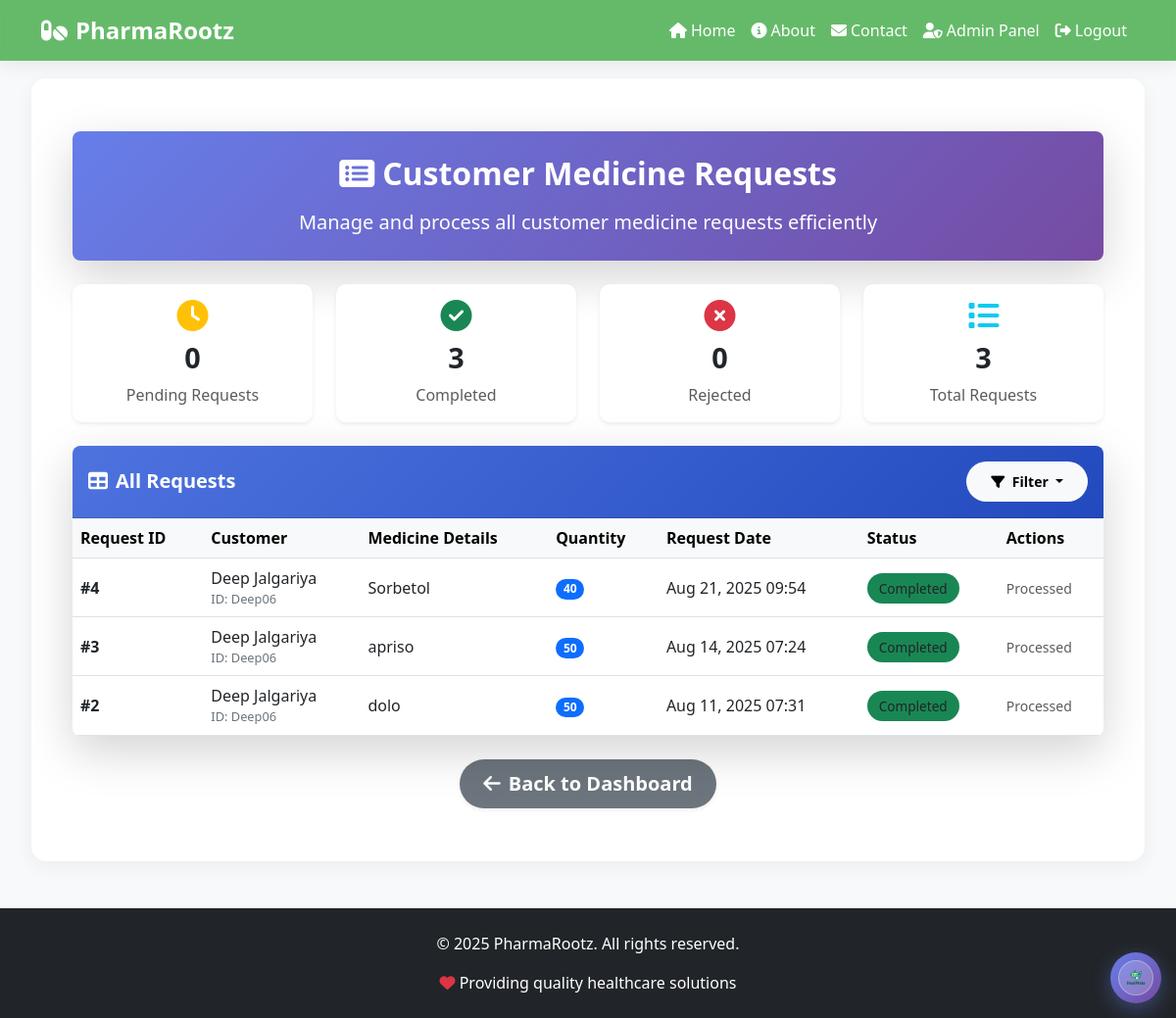
The app's page /store-admin/check-requests/ (signed in) with its own data.
### pharmacy_app/models.py (models this page shows, shortened)
class RequestList(models.Model):
    STATUS_CHOICES = [
        ('Pending', 'Pending'),
        ('Completed', 'Completed'),
        ('Rejected', 'Rejected'),
    ]
    c_id = models.ForeignKey(Customer, on_delete=models.CASCADE)
    med_name = models.CharField(max_length=100)
    med_quan = models.IntegerField()
    status = models.CharField(max_length=20, choices=STATUS_CHOICES, default='Pending')
    request_date = models.DateTimeField(auto_now_add=True)

class Customer(models.Model):
    GENDER_CHOICES = [
        ('M', 'Male'),
        ('F', 'Female'),
        ('O', 'Other'),
    ]
    cust_id = models.CharField(max_length=20, unique=True, primary_key=True)
    user = models.OneToOneField(User, on_delete=models.CASCADE, null=True, blank=True)
    c_fname = models.CharField(max_length=50)
    c_lname = models.CharField(max_length=50)
    c_gender = models.CharField(max_length=1, choices=GENDER_CHOICES)
    c_birthdate = models.DateField()
    c_phone_no = models.CharField(max_length=15)
    c_email = models.EmailField(unique=True)
    customer_pass = models.CharField(max_length=128)
    c_address = models.TextField()
    created_at = models.DateTimeField(auto_now_add=True)

### pharmacy_app/views.py (the view, shortened to what this page needs)
# urls.py: path('store-admin/check-requests/', views.check_requests, name='check_requests'),
@login_required
def check_requests(request):
    if 'admin_id' not in request.session or request.session.get('user_type') != 'admin':
        messages.error(request, 'Please login as admin to access this page.')
        return redirect('admin_login')
    requests = RequestList.objects.all().order_by('-request_date')
    pending_count = RequestList.objects.filter(status='Pending').count()
    completed_count = RequestList.objects.filter(status='Completed').count()
    rejected_count = RequestList.objects.filter(status='Rejected').count()
    total_count = RequestList.objects.count()
    context = {
        'requests': requests,
        'pending_count': pending_count,
        'completed_count': completed_count,
        'rejected_count': rejected_count,
        'total_count': total_count,
        'user_type': request.session.get('user_type'),
    }
    return render(request, 'pharmacy_app/check_requests.html', context)

### pharmacy_app/views.py (called while the page is built)
def login_required(view_func):
    @wraps(view_func)
    def wrapper(request, *args, **kwargs):
        if 'customer_id' in request.session or 'admin_id' in request.session:
            return view_func(request, *args, **kwargs)
        else:
            messages.error(request, 'Please login to access this page.')
            return redirect('home')
    return wrapper

### templates/pharmacy_app/check_requests.html (shortened to what this page needs)
{% extends 'base.html' %}
{% block content %}
<div class="container-fluid py-4">
    <div class="row mb-4">
        <div class="col-12">
            <div class="card text-white shadow-lg rounded-3" style="background: linear-gradient(135deg, #667eea, #764ba2);">
                <div class="card-body text-center py-4">
                    <h2 class="card-title fw-bold mb-3">
                        <i class="fas fa-list-alt me-2"></i>Customer Medicine Requests
                    </h2>
                    <p class="card-text mb-0 fs-5">Manage and process all customer medicine requests efficiently</p>
                </div>
            </div>
        </div>
    </div>
    <div class="row g-4 mb-4">
        <div class="col-xl-3 col-md-6">
            <div class="card text-center shadow-sm border-0 status-card" style="border-left: 5px solid #f6c23e;">
                <div class="card-body py-3">
                    <i class="fas fa-clock status-icon text-warning"></i>
                    <h3 class="status-count text-dark">{{ pending_count }}</h3>
                    <p class="text-muted mb-0 fw-medium">Pending Requests</p>
                </div>
            </div>
        </div>
        <div class="col-xl-3 col-md-6">
            <div class="card text-center shadow-sm border-0 status-card" style="border-left: 5px solid #1cc88a;">
                <div class="card-body py-3">
                    <i class="fas fa-check-circle status-icon text-success"></i>
                    <h3 class="status-count text-dark">{{ completed_count }}</h3>
                    <p class="text-muted mb-0 fw-medium">Completed</p>
                </div>
            </div>
        </div>
        <div class="col-xl-3 col-md-6">
            <div class="card text-center shadow-sm border-0 status-card" style="border-left: 5px solid #e74a3b;">
                <div class="card-body py-3">
                    <i class="fas fa-times-circle status-icon text-danger"></i>
                    <h3 class="status-count text-dark">{{ rejected_count }}</h3>
                    <p class="text-muted mb-0 fw-medium">Rejected</p>
                </div>
            </div>
        </div>
        <div class="col-xl-3 col-md-6">
            <div class="card text-center shadow-sm border-0 status-card" style="border-left: 5px solid #36b9cc;">
                <div class="card-body py-3">
                    <i class="fas fa-list status-icon text-info"></i>
                    <h3 class="status-count text-dark">{{ total_count }}</h3>
                    <p class="text-muted mb-0 fw-medium">Total Requests</p>
                </div>
            </div>
        </div>
    </div>
    <div class="row">
        <div class="col-12">
            <div class="card shadow-lg rounded-3 overflow-hidden">
                <div class="card-header card-header-gradient py-3">
                    <div class="d-flex justify-content-between align-items-center">
                        <h5 class="mb-0 fw-bold">
                            <i class="fas fa-table me-2"></i>All Requests
                        </h5>
                        <div class="dropdown">
                            <button class="btn btn-light btn-sm dropdown-toggle" type="button" id="filterDropdown" data-bs-toggle="dropdown">
                                <i class="fas fa-filter me-1"></i> Filter
                            </button>
                        </div>
                    </div>
                </div>
                <div class="card-body p-0">
                    {% if requests %}
                        <div class="table-responsive">
                            <table class="table table-hover align-middle mb-0 request-table">
                                <thead class="table-light">
                                    <tr>
                                        <th>Request ID</th>
                                        <th>Customer</th>
                                        <th>Medicine Details</th>
                                        <th>Quantity</th>
                                        <th>Request Date</th>
                                        <th>Status</th>
                                        <th>Actions</th>
                                    </tr>
                                </thead>
                                <tbody>
                                    {% for request in requests %}
                                    <tr>
                                        <td class="fw-semibold">#{{ request.id }}</td>
                                        <td>
                                            <div class="d-flex flex-column">
                                                <span class="customer-name">{{ request.c_id.c_fname }} {{ request.c_id.c_lname }}</span>
                                                <span class="customer-id">ID: {{ request.c_id.cust_id }}</span>
                                            </div>
                                        </td>
                                        <td>{{ request.med_name }}</td>
                                        <td><span class="badge bg-primary rounded-pill">{{ request.med_quan }}</span></td>
                                        <td>{{ request.request_date|date:"M d, Y H:i" }}</td>
                                        <td>
                                            {% if request.status == 'Pending' %}
                                                <span class="badge-status bg-warning text-dark">Pending</span>
                                            {% elif request.status == 'Completed' %}
                                                <span class="badge-status bg-success">Completed</span>
                                            {% else %}
                                                <span class="badge-status bg-danger">Rejected</span>
                                            {% endif %}
                                        </td>
                                        <td>
                                            {% if request.status == 'Pending' %}
                                            <form method="post" class="d-inline">
                                                {% csrf_token %}
                                                <input type="hidden" name="request_id" value="{{ request.id }}">
                                                <button type="submit" name="action" value="complete"
                                                    class="action-btn btn btn-success me-1" title="Approve">
                                                    <i class="fas fa-check"></i>
                                                </button>
                                                <button type="submit" name="action" value="reject"
                                                    class="action-btn btn btn-danger" title="Reject">
                                                    <i class="fas fa-times"></i>
                                                </button>
                                            </form>
                                            {% else %}
                                                <span class="text-muted small">Processed</span>
                                            {% endif %}
                                        </td>
                                    </tr>
                                    {% endfor %}
                                </tbody>
                            </table>
                        </div>
                    {% else %}
                        <div class="empty-state">
                            <i class="fas fa-inbox fa-3x text-muted mb-3"></i>
                            <h5 class="text-muted">No requests found</h5>
                            <p class="text-muted mb-4">There are currently no medicine requests to process.</p>
                        </div>
                    {% endif %}
                </div>
            </div>
        </div>
    </div>
    <div class="row mt-4">
        <div class="col-12 text-center">
            <a href="{% url 'admin_dashboard' %}" class="btn btn-secondary btn-lg shadow-sm rounded-pill px-4">
                <i class="fas fa-arrow-left me-2"></i>Back to Dashboard
            </a>
        </div>
    </div>
</div>
{% endblock %}

### templates/base.html (style rules this page uses)
:root { --primary-color: #4CAF50; --secondary-color: #5BC0DE; --accent-color: #FF6B6B; --success-color: #27ae60; --warning-color: #f39c12; --light-bg: #f8f9fa; }
body { font-family: 'Poppins', 'Segoe UI', Tahoma, Geneva, Verdana, sans-serif; background: var(--light-bg); min-height: 100vh; }
.card { border: none; border-radius: 15px; box-shadow: 0 8px 20px rgba(0, 0, 0, 0.06); transition: all 0.3s ease; overflow: hidden; }
.btn { border-radius: 25px; padding: 10px 25px; font-weight: 600; transition: all 0.3s ease; border: none; }

### templates/pharmacy_app/check_requests.html (style rules this page uses)
.status-card { border-radius: 10px; transition: all 0.3s ease; box-shadow: 0 4px 6px rgba(0,0,0,0.1); overflow: hidden; }
.status-icon { font-size: 2rem; margin-bottom: 10px; }
.status-count { font-weight: 700; font-size: 1.8rem; }
.request-table th { font-weight: 600; background-color: #f8f9fa; white-space: nowrap; }
.badge-status { padding: 6px 12px; border-radius: 20px; font-weight: 500; font-size: 0.85rem; }
.card-header-gradient { background: linear-gradient(135deg, #4e73df, #224abe); color: white; }
.customer-name { font-weight: 500; }
.customer-id { font-size: 0.8rem; color: #6c757d; }

### records on screen
RequestList: id "4", c_id.c_fname "Deep", c_id.c_lname "Jalgariya", c_id.cust_id "Deep06", med_name "Sorbetol", med_quan "40", request_date "Aug 21, 2025 09:54", status "Completed"
RequestList: id "3", c_id.c_fname "Deep", c_id.c_lname "Jalgariya", c_id.cust_id "Deep06", med_name "apriso", med_quan "50", request_date "Aug 14, 2025 07:24", status "Completed"
RequestList: id "2", c_id.c_fname "Deep", c_id.c_lname "Jalgariya", c_id.cust_id "Deep06", med_name "dolo", med_quan "50", request_date "Aug 11, 2025 07:31", status "Completed"

### other values on screen
{{ pending_count }} "0"
{{ completed_count }} "3"
{{ rejected_count }} "0"
{{ total_count }} "3"
